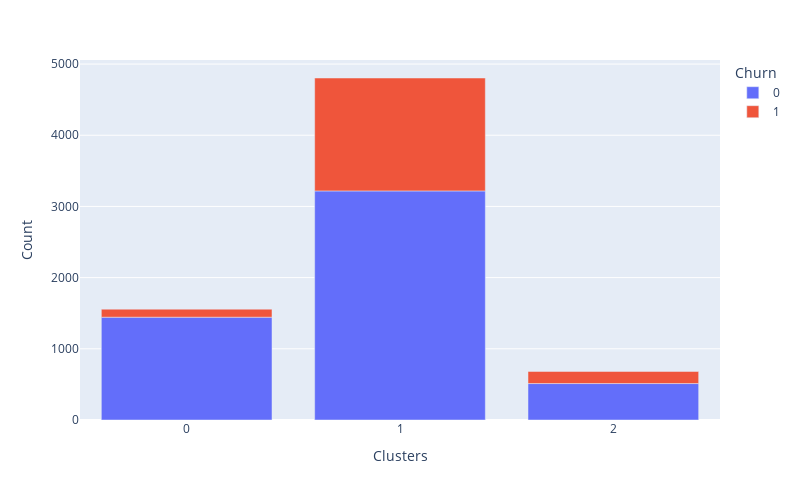
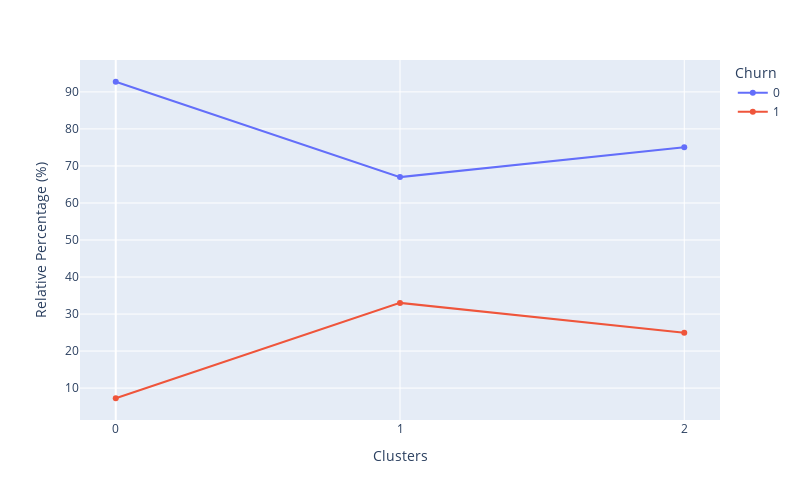

The notebook cell saved with these charts, in order:
### Markdown cell above
### Clusters distribution across Churn levels & Relative Percentage of Churn in each cluster

### Code cell
df_cluster_vs_churn=  df_churn.copy()
df_cluster_vs_churn['Clusters'] = X['Clusters']
cluster_distribution_per_variable(df=df_cluster_vs_churn, target='Churn')

### Figure 1 — Plotly figure (JSON) as saved in the notebook; plotly's stock layout.template omitted (floating-point values rounded to 4 significant figures)
{"data": [{"alignmentgroup": "True", "hovertemplate": "Churn=0<br>Clusters=%{x}<br>Count=%{y}<extra></extra>", "legendgroup": "0", "marker": {"color": "#636efa"}, "name": "0", "offsetgroup": "0", "orientation": "v", "showlegend": true, "textposition": "auto", "type": "bar", "x": [1, 0, 2], "xaxis": "x", "y": [3218, 1444, 512], "yaxis": "y"}, {"alignmentgroup": "True", "hovertemplate": "Churn=1<br>Clusters=%{x}<br>Count=%{y}<extra></extra>", "legendgroup": "1", "marker": {"color": "#EF553B"}, "name": "1", "offsetgroup": "1", "orientation": "v", "showlegend": true, "textposition": "auto", "type": "bar", "x": [1, 2, 0], "xaxis": "x", "y": [1586, 170, 113], "yaxis": "y"}], "layout": {"barmode": "relative", "height": 500, "legend": {"title": {"text": "Churn"}, "tracegroupgap": 0}, "margin": {"t": 60}, "width": 800, "xaxis": {"anchor": "y", "domain": [0, 1], "tickmode": "array", "tickvals": [2, 1, 0], "title": {"text": "Clusters"}}, "yaxis": {"anchor": "x", "domain": [0, 1], "title": {"text": "Count"}}}}

### Figure 2 — Plotly figure (JSON) as saved in the notebook; plotly's stock layout.template omitted (floating-point values rounded to 4 significant figures)
{"data": [{"hovertemplate": "Churn=0<br>Clusters=%{x}<br>Relative Percentage (%)=%{y}<extra></extra>", "legendgroup": "0", "line": {"color": "#636efa", "dash": "solid"}, "mode": "markers+lines", "name": "0", "orientation": "v", "showlegend": true, "type": "scatter", "x": [0, 1, 2], "xaxis": "x", "y": [92.74, 66.99, 75.07], "yaxis": "y"}, {"hovertemplate": "Churn=1<br>Clusters=%{x}<br>Relative Percentage (%)=%{y}<extra></extra>", "legendgroup": "1", "line": {"color": "#EF553B", "dash": "solid"}, "mode": "markers+lines", "name": "1", "orientation": "v", "showlegend": true, "type": "scatter", "x": [0, 1, 2], "xaxis": "x", "y": [7.258, 33.01, 24.93], "yaxis": "y"}], "layout": {"height": 500, "legend": {"title": {"text": "Churn"}, "tracegroupgap": 0}, "margin": {"t": 60}, "width": 800, "xaxis": {"anchor": "y", "domain": [0, 1], "tickmode": "array", "tickvals": [2, 1, 0], "title": {"text": "Clusters"}}, "yaxis": {"anchor": "x", "domain": [0, 1], "title": {"text": "Relative Percentage (%)"}}}}
